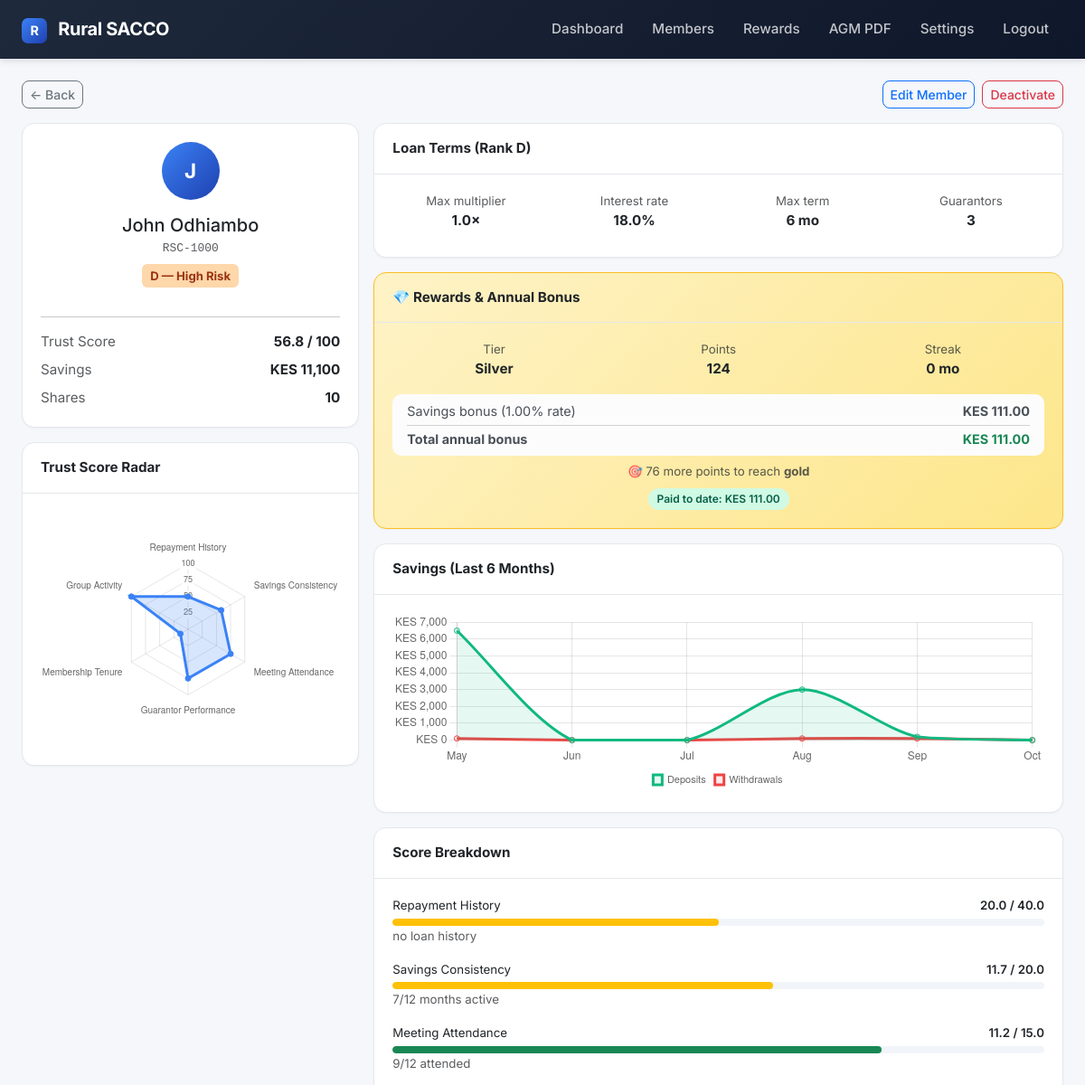
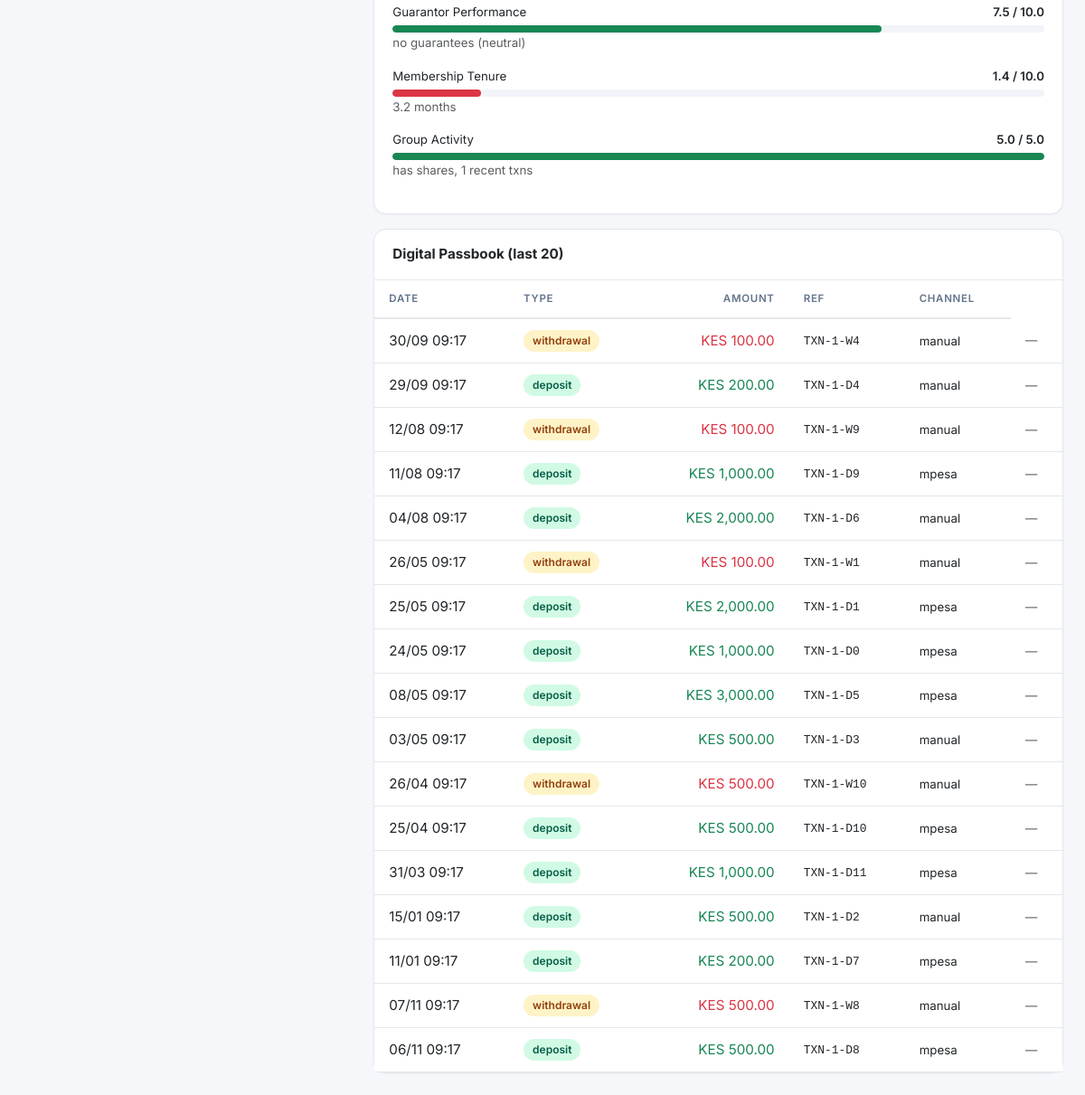
The app's page /members/1 (signed in) with its own data (2 pictures, top to bottom).
### app/models/member.py (models this page shows)
class Member(db.Model):
    __tablename__ = "members"
    id = db.Column(db.Integer, primary_key=True)
    member_number = db.Column(db.String(20), unique=True, nullable=False, index=True)
    full_name = db.Column(db.String(120), nullable=False)
    phone = db.Column(db.String(20), unique=True, nullable=False, index=True)
    national_id = db.Column(db.String(20), unique=True)
    join_date = db.Column(db.Date, default=datetime.utcnow)
    status = db.Column(db.String(20), default="active")
    savings_balance = db.Column(db.Numeric(12, 2), default=0)
    shares = db.Column(db.Integer, default=0)
    trust_score = db.Column(db.Float, default=50.0)
    default_rank = db.Column(db.String(1), default="C")
    language_preference = db.Column(db.String(5), default="sw")
    consent_given = db.Column(db.Boolean, default=False)
    created_at = db.Column(db.DateTime, default=datetime.utcnow)
    updated_at = db.Column(db.DateTime, default=datetime.utcnow, onupdate=datetime.utcnow)

### app/models/reward.py (models this page shows)
class RewardAccount(db.Model):
    __tablename__ = "reward_accounts"
    id = db.Column(db.Integer, primary_key=True)
    member_id = db.Column(db.Integer, db.ForeignKey("members.id"),
                          unique=True, nullable=False, index=True)
    points = db.Column(db.Integer, default=0)
    tier = db.Column(db.String(20), default="bronze")
    streak_months = db.Column(db.Integer, default=0)
    last_deposit_month = db.Column(db.String(7))
    total_bonus_earned = db.Column(db.Numeric(12, 2), default=0)
    last_bonus_year = db.Column(db.Integer)
    updated_at = db.Column(db.DateTime, default=datetime.utcnow,
                           onupdate=datetime.utcnow)

### app/models/transaction.py (models this page shows)
class Transaction(db.Model):
    __tablename__ = "transactions"
    id = db.Column(db.Integer, primary_key=True)
    member_id = db.Column(db.Integer, db.ForeignKey("members.id"), nullable=False, index=True)
    type = db.Column(db.String(30), nullable=False)
    amount = db.Column(db.Numeric(12, 2), nullable=False)
    balance_after = db.Column(db.Numeric(12, 2))
    reference = db.Column(db.String(50), unique=True, index=True)
    mpesa_ref = db.Column(db.String(50), index=True)
    status = db.Column(db.String(20), default="completed")
    channel = db.Column(db.String(20), default="manual")
    notes = db.Column(db.Text)
    created_by = db.Column(db.String(50))
    created_at = db.Column(db.DateTime, default=datetime.utcnow, index=True)

### app/routes/members.py (the view)
@members_bp.route("/<int:member_id>")
@login_required
def detail(member_id):
    member = Member.query.get_or_404(member_id)
    breakdown = score_member(member_id, persist=False)
    from app.models.etims import EtimsReceipt
    txns = (Transaction.query.filter_by(member_id=member_id)
            .order_by(Transaction.created_at.desc()).limit(20).all())
    receipts = {r.transaction_id: r for r in
                EtimsReceipt.query.filter(
                    EtimsReceipt.transaction_id.in_([t.id for t in txns])).all()}
    loans = (Loan.query.filter_by(member_id=member_id)
             .order_by(Loan.created_at.desc()).all())
    guarantees = Guarantor.query.filter_by(guarantor_member_id=member_id).all()
    radar_labels = [k.replace("_", " ").title() for k in breakdown["breakdown"].keys()]
    radar_scores = [round((v["score"] / v["max"] * 100), 1) if v["max"] else 0
                    for v in breakdown["breakdown"].values()]
    today = date.today()
    first = today.replace(day=1) - relativedelta(months=5)
    months, cur = [], first
    for _ in range(6):
        months.append(cur)
        cur += relativedelta(months=1)
    keys = [m.strftime("%Y-%m") for m in months]
    month_labels = [m.strftime("%b") for m in months]
    dep = {k: 0.0 for k in keys}
    wd = {k: 0.0 for k in keys}
    for txn in (Transaction.query
                .filter(Transaction.member_id == member_id,
                        Transaction.created_at >= first).all()):
        key = txn.created_at.strftime("%Y-%m")
        if key not in dep:
            continue
        if txn.type == "deposit":
            dep[key] += float(txn.amount)
        elif txn.type == "withdrawal":
            wd[key] += float(txn.amount)
    from app.services.rewards_engine import get_or_create_account, bonus_for_member, next_tier
    from app.models.sacco_settings import SaccoSettings
    account = get_or_create_account(member.id)
    settings = SaccoSettings.get()
    bonus = bonus_for_member(member, account, settings)
    nxt = next_tier(member, account, settings)
    return render_template("members/detail.html",
                           member=member, breakdown=breakdown,
                           account=account, settings=settings,
                           bonus=bonus, next_tier=nxt,
                           txns=txns, loans=loans, guarantees=guarantees,
                           receipts=receipts,
                           radar_labels=radar_labels, radar_scores=radar_scores,
                           month_labels=month_labels,
                           deposits=[round(dep[k], 2) for k in keys],
                           withdrawals=[round(wd[k], 2) for k in keys])

### app/templates/members/detail.html (shortened to what this page needs)
{% extends "base.html" %}
{% block content %}
<div class="d-flex justify-content-between align-items-center mb-3">
    <a href="{{ url_for('members.list_members') }}" class="btn btn-sm btn-outline-secondary">&larr; Back</a>
    <div class="d-flex gap-2">
        {% if session.get('role') in ('admin', 'treasurer') %}
        <a href="{{ url_for('members.edit_member', member_id=member.id) }}" class="btn btn-sm btn-outline-primary">Edit Member</a>
        {% endif %}
        {% if session.get('role') == 'admin' %}
        <form method="post" action="{{ url_for('members.toggle_status', member_id=member.id) }}" class="d-inline"
              onsubmit="return confirm('{{ 'Deactivate' if member.status=='active' else 'Reactivate' }} this member?');">
            <button type="submit" class="btn btn-sm btn-outline-{{ 'danger' if member.status=='active' else 'success' }}">
                {{ 'Deactivate' if member.status=='active' else 'Reactivate' }}
            </button>
        </form>
        {% endif %}
    </div>
</div>
<div class="row g-3">
    <div class="col-lg-4">
        <div class="card mb-3">
            <div class="card-body text-center">
                <div style="width:64px;height:64px;border-radius:50%;background:linear-gradient(135deg,#3b82f6,#1e40af);color:#fff;display:flex;align-items:center;justify-content:center;font-size:1.4rem;font-weight:700;margin:0 auto 1rem;">
                    {{ member.full_name[0] }}
                </div>
                <h5 class="mb-1">{{ member.full_name }}</h5>
                <p class="text-muted mb-2 mono">{{ member.member_number }}</p>
                <span class="rank-badge rank-{{ member.default_rank }} mb-3">{{ member.default_rank }} — {{ breakdown.rank_label }}</span>
                <hr>
                <div class="d-flex justify-content-between mb-2"><span class="text-muted">Trust Score</span><strong>{{ '%.1f'|format(member.trust_score) }} / 100</strong></div>
                <div class="d-flex justify-content-between mb-2"><span class="text-muted">Savings</span><strong>KES {{ '{:,.0f}'.format(member.savings_balance|float) }}</strong></div>
                <div class="d-flex justify-content-between"><span class="text-muted">Shares</span><strong>{{ member.shares }}</strong></div>
            </div>
        </div>
        <div class="card">
            <div class="card-header"><strong>Trust Score Radar</strong></div>
            <div class="card-body"><div class="chart-container"><canvas id="radarChart"></canvas></div></div>
        </div>
    </div>
    <div class="col-lg-8">
        <div class="card mb-3">
            <div class="card-header"><strong>Loan Terms (Rank {{ breakdown.rank }})</strong></div>
            <div class="card-body">
                <div class="row text-center">
                    <div class="col-6 col-md-3 mb-2"><div class="text-muted small">Max multiplier</div><strong>{{ breakdown.loan_terms.max_loan_multiplier }}×</strong></div>
                    <div class="col-6 col-md-3 mb-2"><div class="text-muted small">Interest rate</div><strong>{{ breakdown.loan_terms.interest_rate }}%</strong></div>
                    <div class="col-6 col-md-3 mb-2"><div class="text-muted small">Max term</div><strong>{{ breakdown.loan_terms.max_term_months }} mo</strong></div>
                    <div class="col-6 col-md-3 mb-2"><div class="text-muted small">Guarantors</div><strong>{{ breakdown.loan_terms.guarantors_required }}</strong></div>
                </div>
            </div>
        </div>
        <div class="card mb-3" style="background: linear-gradient(135deg, #fef3c7 0%, #fde68a 100%); border-color: #fbbf24;">
            <div class="card-header" style="background: transparent;"><strong>💎 Rewards & Annual Bonus</strong></div>
            <div class="card-body">
                <div class="row text-center mb-3">
                    <div class="col-4"><div class="text-muted small">Tier</div><strong class="text-capitalize">{{ account.tier }}</strong></div>
                    <div class="col-4"><div class="text-muted small">Points</div><strong>{{ account.points }}</strong></div>
                    <div class="col-4"><div class="text-muted small">Streak</div><strong>{{ account.streak_months }} mo {% if account.streak_months >= 12 %}🔥{% endif %}</strong></div>
                </div>
                <div class="alert alert-light mb-2 py-2 small">
                    <div class="d-flex justify-content-between"><span>Savings bonus ({{ '%.2f'|format(bonus.rate * 100) }}% rate)</span><strong>KES {{ '{:,.2f}'.format(bonus.savings_bonus) }}</strong></div>
                    <hr class="my-1">
                    <div class="d-flex justify-content-between"><span><strong>Total annual bonus</strong></span><strong class="text-success">KES {{ '{:,.2f}'.format(bonus.total) }}</strong></div>
                </div>
                {% if next_tier %}
                <div class="small text-muted text-center">🎯 {{ next_tier.points_needed }} more points to reach <strong>{{ next_tier.next_tier }}</strong></div>
                {% else %}
                <div class="small text-muted text-center">✨ Highest tier reached</div>
                {% endif %}
                {% if account.total_bonus_earned and account.total_bonus_earned > 0 %}
                <div class="small text-center mt-2"><span class="status-pill status-success">Paid to date: KES {{ '{:,.2f}'.format(account.total_bonus_earned|float) }}</span></div>
                {% endif %}
            </div>
        </div>
        <div class="card mb-3">
            <div class="card-header"><strong>Savings (Last 6 Months)</strong></div>
            <div class="card-body"><div class="chart-container chart-sm"><canvas id="savingsChart"></canvas></div></div>
        </div>
        <div class="card mb-3">
            <div class="card-header"><strong>Score Breakdown</strong></div>
            <div class="card-body">
                {% for key, item in breakdown.breakdown.items() %}
                {% set pct = (item.score / item.max * 100) if item.max else 0 %}
                <div class="mb-3">
                    <div class="d-flex justify-content-between small mb-1">
                        <span>{{ key.replace('_', ' ').title() }}</span>
                        <span class="fw-semibold">{{ '%.1f'|format(item.score) }} / {{ item.max }}</span>
                    </div>
                    <div class="progress score-bar">
                        <div class="progress-bar {{ 'bg-success' if pct >= 70 else 'bg-warning' if pct >= 40 else 'bg-danger' }}" style="width: {{ pct }}%"></div>
                    </div>
                    <small class="text-muted">{{ item.note }}</small>
                </div>
                {% endfor %}
            </div>
        </div>
        <div class="card">
            <div class="card-header"><strong>Digital Passbook (last 20)</strong></div>
            <div class="table-responsive">
                <table class="table table-sm table-hover mb-0">
                    <thead><tr><th>Date</th><th>Type</th><th class="text-end">Amount</th><th>Ref</th><th>Channel</th></tr></thead>
                    <tbody>
                        {% for t in txns %}
                        <tr>
                            <td>{{ t.created_at.strftime('%d/%m %H:%M') }}</td>
                            <td><span class="status-pill {{ 'status-success' if t.type=='deposit' else 'status-warning' }}">{{ t.type }}</span></td>
                            <td class="text-end {{ 'text-success' if t.type=='deposit' else 'text-danger' }}">KES {{ '{:,.2f}'.format(t.amount|float) }}</td>
                            <td class="mono small">{{ t.reference or t.mpesa_ref or '—' }}</td>
                            <td><small>{{ t.channel }}</small></td>
                            <td>
                                {% if receipts.get(t.id) %}
                                <a href="{{ receipts[t.id].qr_url }}" target="_blank" class="btn btn-sm btn-outline-success">eTIMS</a>
                                {% else %}
                                <span class="text-muted small">—</span>
                                {% endif %}
                            </td>
                        </tr>
                        {% else %}
                        <tr><td colspan="5" class="text-center text-muted py-3">No transactions.</td></tr>
                        {% endfor %}
                    </tbody>
                </table>
            </div>
        </div>
    </div>
</div>
{% endblock %}
{% block scripts %}
<script>
new Chart(document.getElementById('radarChart'), {
    type: 'radar',
    data: {
        labels: {{ radar_labels|tojson }},
        datasets: [{
            label: 'Score %',
            data: {{ radar_scores|tojson }},
            borderColor: '#3b82f6', backgroundColor: 'rgba(59,130,246,0.2)', pointBackgroundColor: '#3b82f6',
        }]
    },
    options: {
        responsive: true, maintainAspectRatio: false,
        scales: { r: { beginAtZero: true, max: 100, ticks: { stepSize: 25, font: { size: 9 } } } },
        plugins: { legend: { display: false } }
    }
});
new Chart(document.getElementById('savingsChart'), {
    type: 'line',
    data: {
        labels: {{ month_labels|tojson }},
        datasets: [
            { label: 'Deposits', data: {{ deposits|tojson }}, borderColor: '#10b981', backgroundColor: 'rgba(16,185,129,0.1)', tension: 0.3, fill: true },
            { label: 'Withdrawals', data: {{ withdrawals|tojson }}, borderColor: '#ef4444', backgroundColor: 'rgba(239,68,68,0.1)', tension: 0.3, fill: true }
        ]
    },
    options: {
        responsive: true, maintainAspectRatio: false,
        plugins: { legend: { position: 'bottom', labels: { boxWidth: 10, font: { size: 11 } } } },
        scales: { y: { beginAtZero: true, ticks: { callback: v => 'KES ' + v.toLocaleString() } } }
    }
});
</script>
{% endblock %}

### records on screen
Member: status "Deactivate", full_name "J", full_name "John Odhiambo", member_number "RSC-1000", default_rank "D", trust_score "56.8", savings_balance "11,100", shares "10"
RewardAccount: tier "Silver", points "124", streak_months "0", total_bonus_earned "111.00"
Transaction: created_at "30/09 09:17", type "withdrawal", amount "100.00", reference "TXN-1-W4", channel "manual"
Transaction: created_at "29/09 09:17", type "deposit", amount "200.00", reference "TXN-1-D4", channel "manual"
Transaction: created_at "12/08 09:17", type "withdrawal", amount "100.00", reference "TXN-1-W9", channel "manual"
Transaction: created_at "11/08 09:17", type "deposit", amount "1,000.00", reference "TXN-1-D9", channel "mpesa"
Transaction: created_at "04/08 09:17", type "deposit", amount "2,000.00", reference "TXN-1-D6", channel "manual"
Transaction: created_at "26/05 09:17", type "withdrawal", amount "100.00", reference "TXN-1-W1", channel "manual"
Transaction: created_at "25/05 09:17", type "deposit", amount "2,000.00", reference "TXN-1-D1", channel "mpesa"
Transaction: created_at "24/05 09:17", type "deposit", amount "1,000.00", reference "TXN-1-D0", channel "mpesa"
Transaction: created_at "08/05 09:17", type "deposit", amount "3,000.00", reference "TXN-1-D5", channel "mpesa"
Transaction: created_at "03/05 09:17", type "deposit", amount "500.00", reference "TXN-1-D3", channel "manual"
Transaction: created_at "26/04 09:17", type "withdrawal", amount "500.00", reference "TXN-1-W10", channel "manual"
Transaction: created_at "25/04 09:17", type "deposit", amount "500.00", reference "TXN-1-D10", channel "mpesa"
Transaction: created_at "31/03 09:17", type "deposit", amount "1,000.00", reference "TXN-1-D11", channel "mpesa"
Transaction: created_at "15/01 09:17", type "deposit", amount "500.00", reference "TXN-1-D2", channel "manual"
Transaction: created_at "11/01 09:17", type "deposit", amount "200.00", reference "TXN-1-D7", channel "mpesa"
Transaction: created_at "07/11 09:17", type "withdrawal", amount "500.00", reference "TXN-1-W8", channel "manual"
Transaction: created_at "06/11 09:17", type "deposit", amount "500.00", reference "TXN-1-D8", channel "mpesa"

### other values on screen
{{ breakdown.rank_label }} "High Risk"
{{ breakdown.rank }} "D"
{{ breakdown.loan_terms.max_loan_multiplier }} "1.0"
{{ breakdown.loan_terms.interest_rate }} "18.0"
{{ breakdown.loan_terms.max_term_months }} "6"
{{ breakdown.loan_terms.guarantors_required }} "3"
{{ '%.2f'|format(bonus.rate * 100) }} "1.00"
{{ '{:,.2f}'.format(bonus.savings_bonus) }} "111.00"
{{ '{:,.2f}'.format(bonus.total) }} "111.00"
{{ next_tier.points_needed }} "76"
{{ next_tier.next_tier }} "gold"
{{ key.replace('_', ' ').title() }} "Repayment History" "Savings Consistency" "Meeting Attendance" "Guarantor Performance" "Membership Tenure" "Group Activity"
{{ '%.1f'|format(item.score) }} "20.0" "11.7" "11.2" "7.5" "1.4" "5.0"
{{ item.max }} "40.0" "20.0" "15.0" "10.0" "10.0" "5.0"
{{ item.note }} "no loan history" "7/12 months active" "9/12 attended" "no guarantees (neutral)" "3.2 months" "has shares, 1 recent txns"
